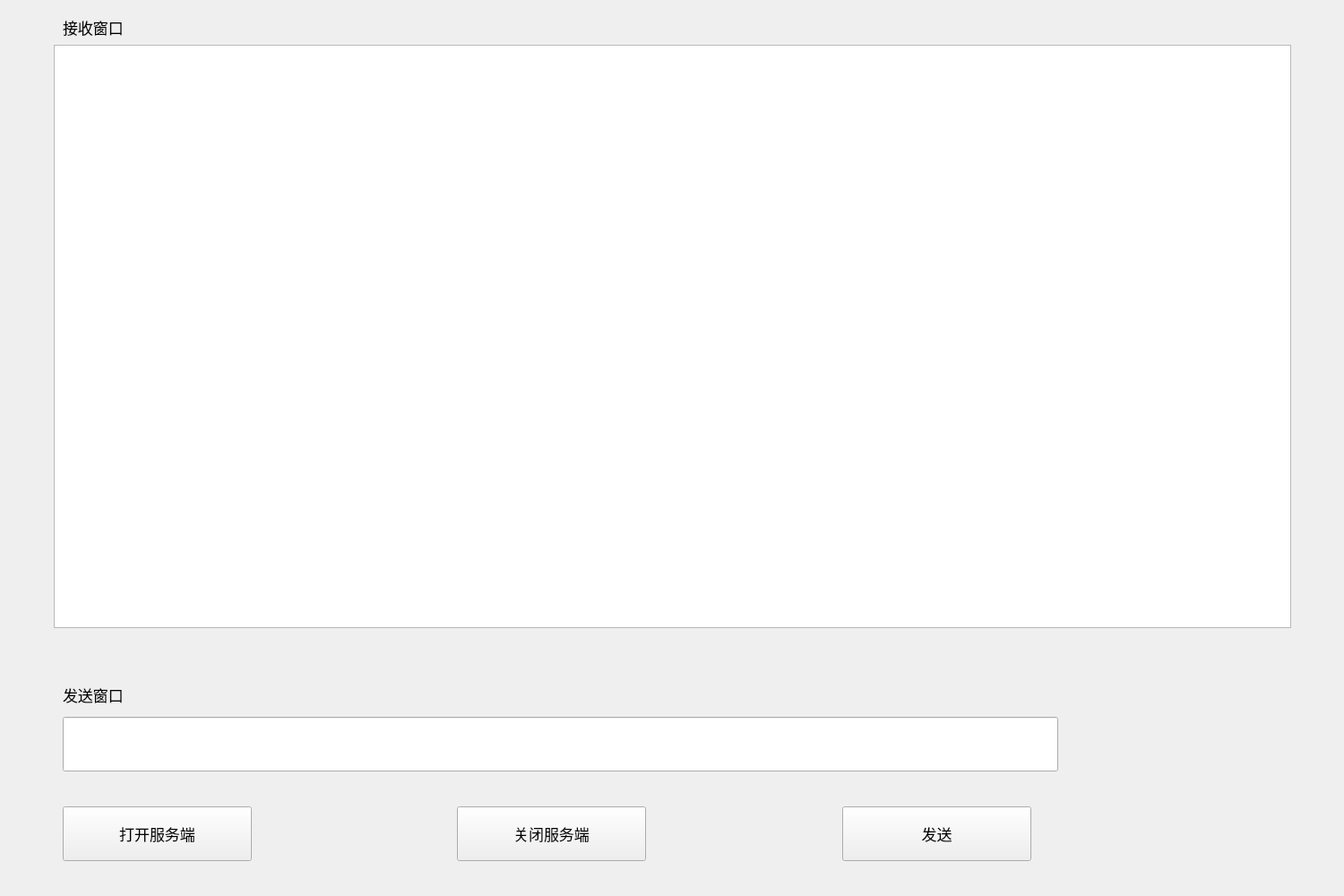
<?xml version="1.0" encoding="UTF-8"?>
<ui version="4.0">
 <class>adminChat</class>
 <widget class="QDialog" name="adminChat">
  <property name="geometry">
   <rect>
    <x>0</x>
    <y>0</y>
    <width>1500</width>
    <height>1000</height>
   </rect>
  </property>
  <property name="windowTitle">
   <string>服务端</string>
  </property>
  <widget class="QPlainTextEdit" name="recvEdit">
   <property name="geometry">
    <rect>
     <x>60</x>
     <y>50</y>
     <width>1381</width>
     <height>651</height>
    </rect>
   </property>
   <property name="font">
    <font>
     <pointsize>13</pointsize>
    </font>
   </property>
   <property name="focusPolicy">
    <enum>Qt::NoFocus</enum>
   </property>
   <property name="readOnly">
    <bool>true</bool>
   </property>
  </widget>
  <widget class="QPushButton" name="openBt">
   <property name="geometry">
    <rect>
     <x>70</x>
     <y>900</y>
     <width>211</width>
     <height>61</height>
    </rect>
   </property>
   <property name="font">
    <font>
     <pointsize>13</pointsize>
    </font>
   </property>
   <property name="focusPolicy">
    <enum>Qt::NoFocus</enum>
   </property>
   <property name="text">
    <string>打开服务端</string>
   </property>
  </widget>
  <widget class="QPushButton" name="closeBt">
   <property name="geometry">
    <rect>
     <x>510</x>
     <y>900</y>
     <width>211</width>
     <height>61</height>
    </rect>
   </property>
   <property name="font">
    <font>
     <pointsize>13</pointsize>
    </font>
   </property>
   <property name="focusPolicy">
    <enum>Qt::NoFocus</enum>
   </property>
   <property name="text">
    <string>关闭服务端</string>
   </property>
  </widget>
  <widget class="QPushButton" name="sendBt">
   <property name="geometry">
    <rect>
     <x>940</x>
     <y>900</y>
     <width>211</width>
     <height>61</height>
    </rect>
   </property>
   <property name="font">
    <font>
     <pointsize>13</pointsize>
    </font>
   </property>
   <property name="focusPolicy">
    <enum>Qt::NoFocus</enum>
   </property>
   <property name="text">
    <string>发送</string>
   </property>
  </widget>
  <widget class="QLineEdit" name="sendEdit">
   <property name="geometry">
    <rect>
     <x>70</x>
     <y>800</y>
     <width>1111</width>
     <height>61</height>
    </rect>
   </property>
   <property name="font">
    <font>
     <pointsize>13</pointsize>
    </font>
   </property>
  </widget>
  <widget class="QLabel" name="label">
   <property name="geometry">
    <rect>
     <x>70</x>
     <y>750</y>
     <width>231</width>
     <height>51</height>
    </rect>
   </property>
   <property name="font">
    <font>
     <pointsize>13</pointsize>
    </font>
   </property>
   <property name="text">
    <string>发送窗口</string>
   </property>
  </widget>
  <widget class="QLabel" name="label_2">
   <property name="geometry">
    <rect>
     <x>70</x>
     <y>10</y>
     <width>221</width>
     <height>41</height>
    </rect>
   </property>
   <property name="font">
    <font>
     <pointsize>13</pointsize>
    </font>
   </property>
   <property name="text">
    <string>接收窗口</string>
   </property>
  </widget>
 </widget>
 <resources/>
 <connections/>
</ui>
